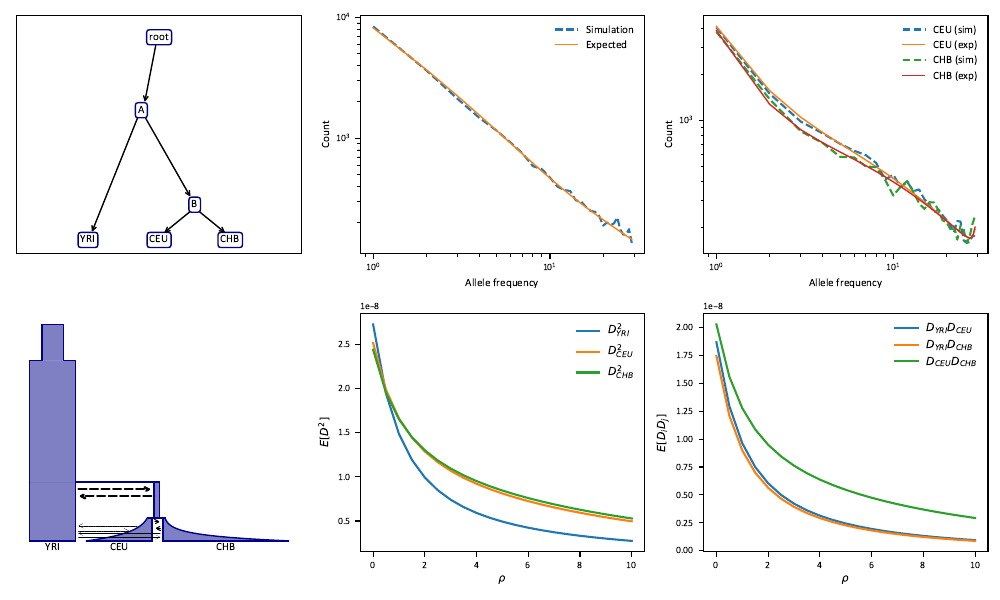

The Python source for this figure:
"""
Create a plot of the Out-of-Africa demographic model, along with some summary
statistics, and something from some simulated data using this model.
"""
import numpy as np
from models import ooa
import matplotlib.pylab as plt
import demography

try:
    import moments as spectrum
except ImportError:
    import dadi as spectrum

import matplotlib

# Set fontsize to 8
# matplotlib fonts are all fucked up on my laptop
#plt.rcParams['pdf.fonttype'] = 42
#plt.rcParams['font.family'] = 'Calibri'

matplotlib.rc('font',**{'pdf.fonttype':42,
                        'family':'sans-serif',
                        'sans-serif':['Calibri'],
                        'style':'normal',
                        'size':8 })
# Set label tick sizes to 7
matplotlib.rc('xtick', labelsize=7)
matplotlib.rc('ytick', labelsize=7)


ooa_params = [2.11, 0.377, 0.251, 0.111, 0.224, 3.02, 0.0904, 5.77, 0.0711, 
              3.80, 0.256, 0.125, 1.07]

if __name__ == "__main__":
    Ne = 7300
    u = 1.44e-8
    r = 2e-8
    L = 1e6
    reps = 10
    
    # create the DemoGraph
    dg = demography.DemoGraph(ooa(ooa_params))
    pop_ids = ['YRI','CEU','CHB']

    fs = dg.SFS(pop_ids, [30,30,30], engine='moments', theta=4*Ne*u)
    fs *= L*reps
    
    rhos = np.linspace(0,10,21)
    ld = dg.LD(pop_ids=pop_ids, rho=rhos, theta=4*Ne*u)
    
    # simulate using msprime
    ts = dg.simulate_msprime(Ne=Ne, pop_ids=pop_ids, sample_sizes=[30,30,30],
                             sequence_length=L, recombination_rate=r,
                             mutation_rate=u, replicates=reps)
    
    ts_fs = np.zeros((31,31,31))
    for tree_seq in ts:
        sample_sets = [tree_seq.samples()[:30], tree_seq.samples()[30:60],
                       tree_seq.samples()[60:90]]
        ts_fs += tree_seq.allele_frequency_spectrum(
                        polarised=True, sample_sets=sample_sets,
                        span_normalise=False)
    
    ts_fs = spectrum.Spectrum(ts_fs, pop_ids=pop_ids)
    
    # plot some stuff
    fig = plt.figure(1, figsize = (10,6))
    fig.clf()
    
    ax1 = plt.subplot(2,3,1)
    demography.plotting.plot_graph(dg, leaf_order=pop_ids, ax=ax1)
    
    ax2 = plt.subplot(2,3,4)
    # plot the demography
    demography.plotting.plot_demography(dg, leaf_order=pop_ids, ax=ax2,
                                        flipped=['CEU'], stacked=[('A','YRI')])
    
    ax2.axis('off')
    
    # allele frequency spectra
    ax3 = plt.subplot(2,3,2)
    
    # plot the YRI frequency spectrum, simulated data vs expected
    ax3.plot(ts_fs.marginalize([1,2]), '--', label='Simulation')
    ax3.plot(fs.marginalize([1,2]), '-', lw=1, label='Expected')
    
    ax3.set_xscale('log')
    ax3.set_yscale('log')
    
    ax3.set_xlabel('Allele frequency')
    ax3.set_ylabel('Count')
    
    ax3.legend(frameon=False)
    
    ax4 = plt.subplot(2,3,3)
    
    # plot the YRI frequency spectrum, simulated data vs expected
    ax4.plot(ts_fs.marginalize([0,2]), '--', label='CEU (sim)')
    ax4.plot(fs.marginalize([0,2]), '-', lw=1, label='CEU (exp)')
    ax4.plot(ts_fs.marginalize([0,1]), '--', label='CHB (sim)')
    ax4.plot(fs.marginalize([0,1]), '-', lw=1, label='CHB (exp)')

    ax4.set_xscale('log')
    ax4.set_yscale('log')
    ax4.legend(frameon=False)
    
    ax4.set_xlabel('Allele frequency')
    ax4.set_ylabel('Count')

    # ld curves
    ax5 = plt.subplot(2,3,5)
    
    for ii,pop in enumerate(pop_ids):
        stat = 'DD_{0}_{0}'.format(ii+1)
        stat_ind = ld.names()[0].index(stat)
        y = [ld[i][stat_ind] for i in range(len(rhos))]
        if ii == 0: label = r'$D^2_{YRI}$'
        if ii == 1: label = r'$D^2_{CEU}$'
        if ii == 2: label = r'$D^2_{CHB}$'
        ax5.plot(rhos, y, label=label)
    
    ax5.set_ylabel(r'$E[D^2]$')
    ax5.set_xlabel(r'$\rho$')
    
    ax5.legend(frameon = False)
    
    ax6 = plt.subplot(2,3,6)

    for ii,jj in [(0,1),(0,2),(1,2)]:
        stat = 'DD_{0}_{1}'.format(ii+1, jj+1)
        stat_ind = ld.names()[0].index(stat)
        y = [ld[i][stat_ind] for i in range(len(rhos))]
        if (ii,jj) == (0,1): label = r'$D_{YRI}D_{CEU}$'
        if (ii,jj) == (0,2): label = r'$D_{YRI}D_{CHB}$'
        if (ii,jj) == (1,2): label = r'$D_{CEU}D_{CHB}$'
        ax6.plot(rhos, y, label=label)
    
    ax6.set_ylabel(r'$E[D_i D_j]$')
    ax6.set_xlabel(r'$\rho$')

    ax6.legend(frameon = False)

    fig.tight_layout()
    plt.savefig('ooa.pdf')
    plt.show()
